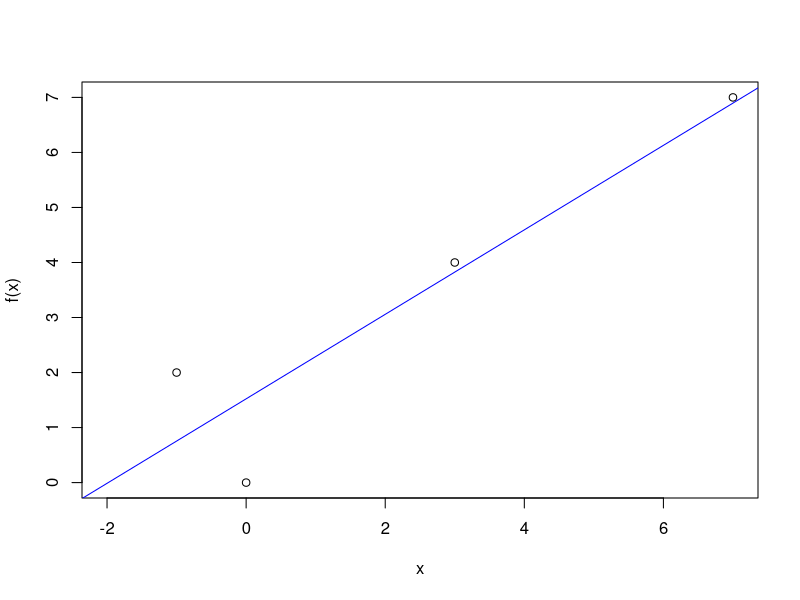
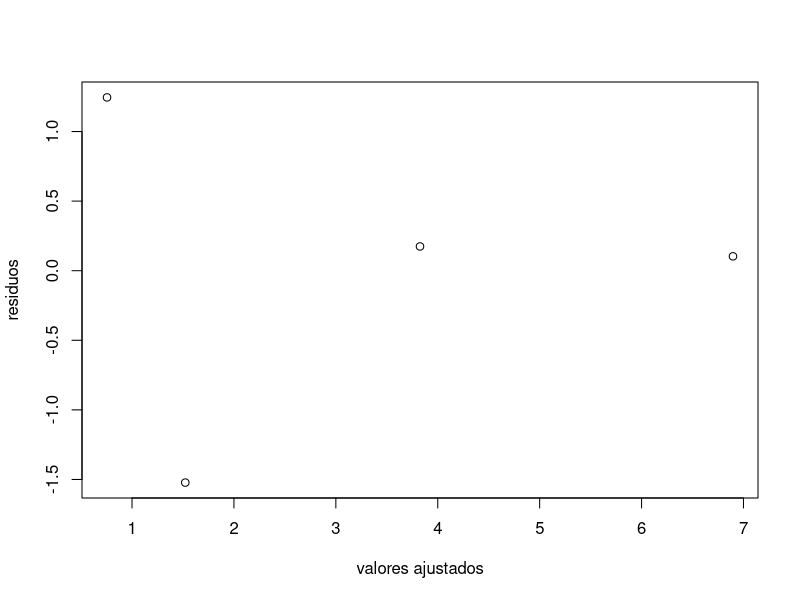
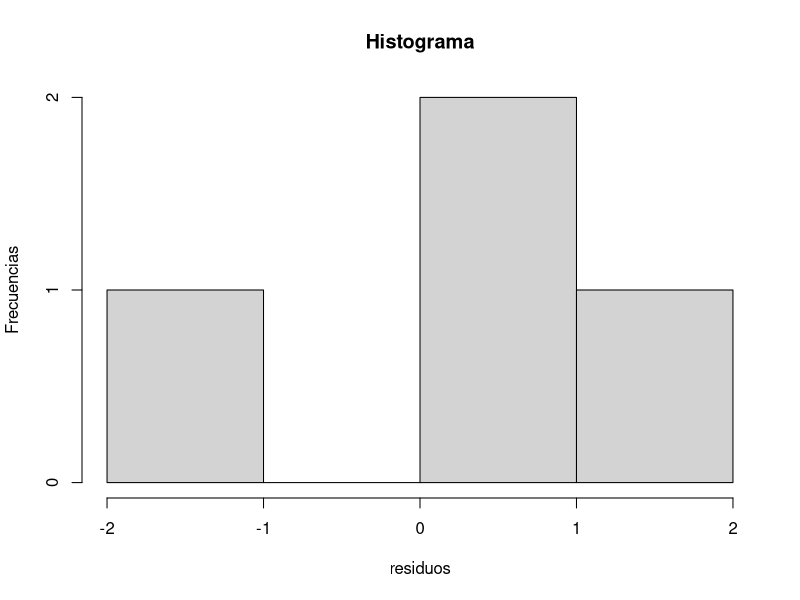
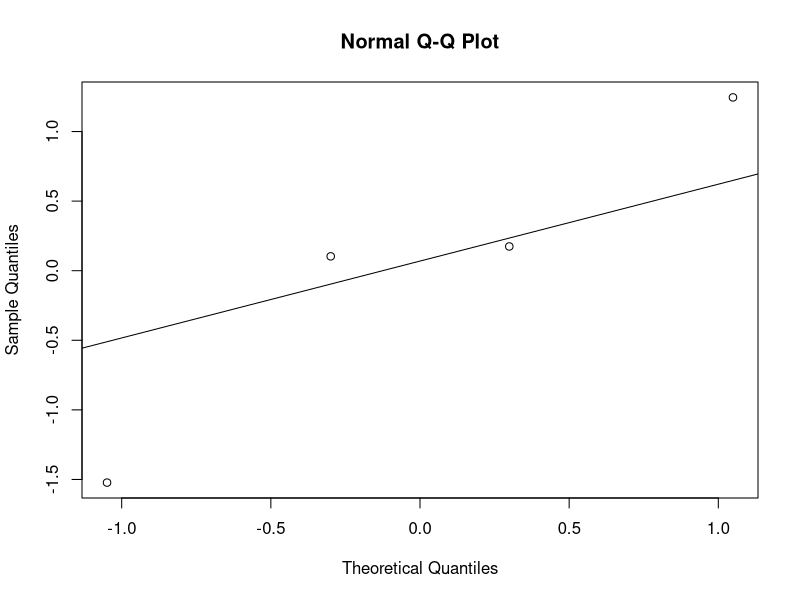
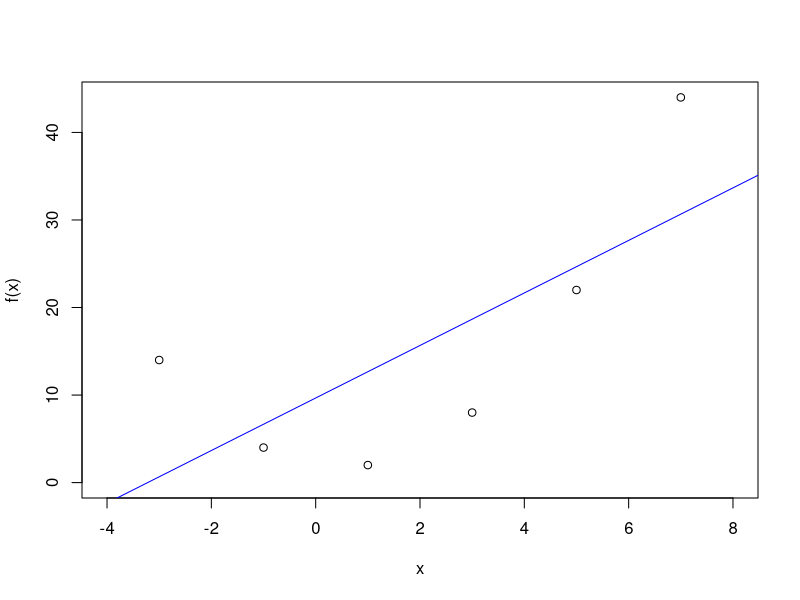
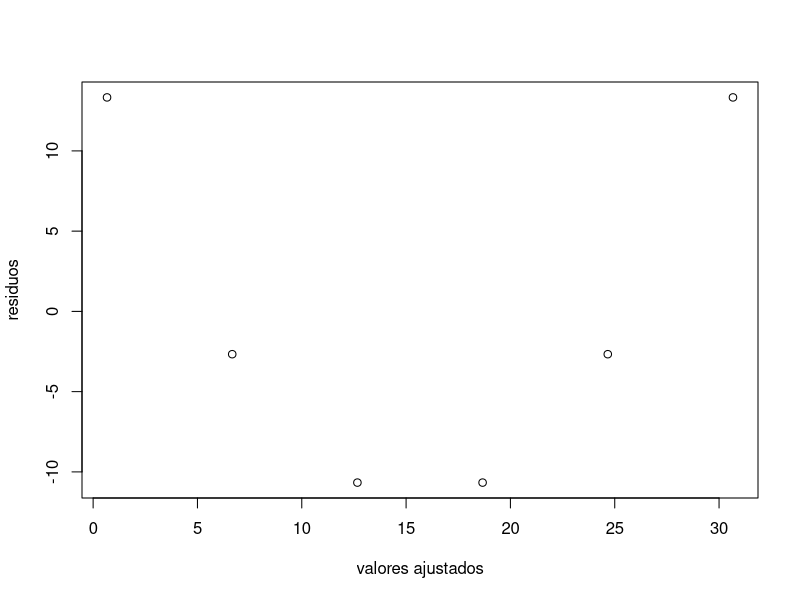
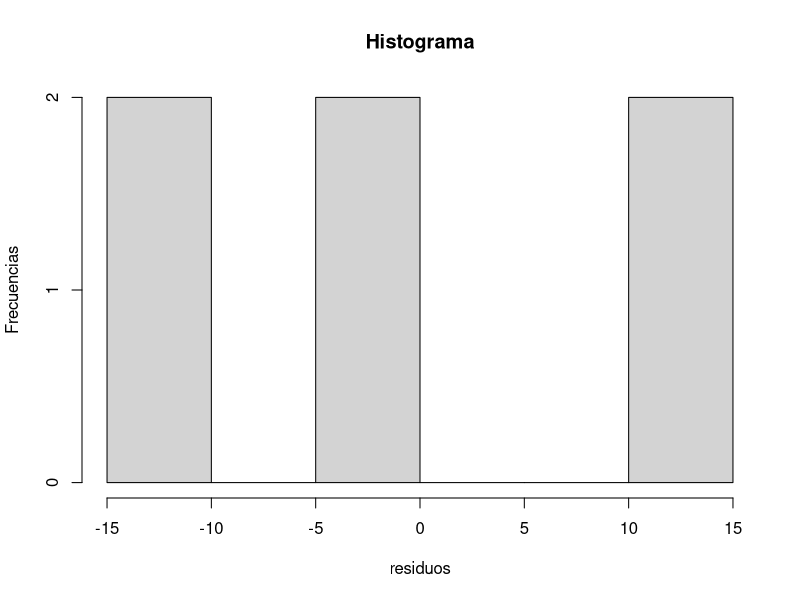
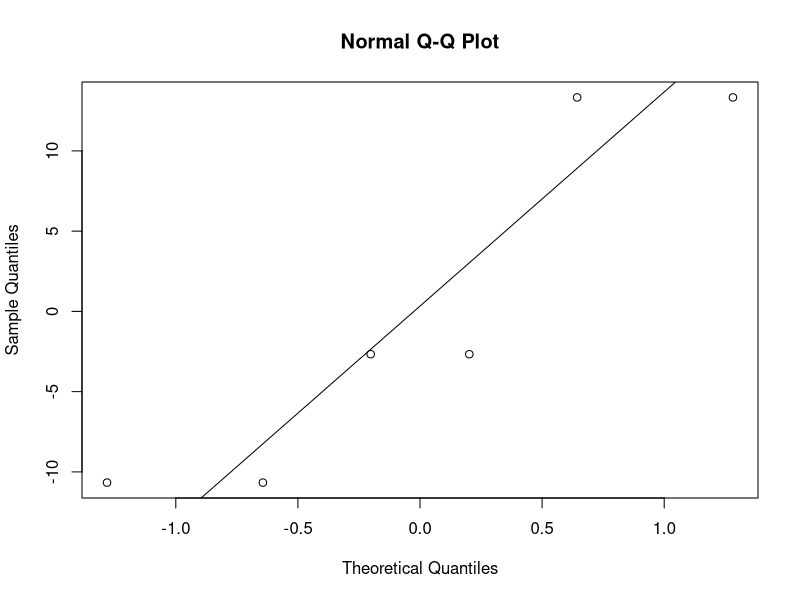

The R source for these figures, in order:

library(lmtest)

solveRegresion <- function(x, y, titlex, titley, v, xl, yl)
{
  data = data.frame(x, y)
  
  print(cor(data, method = "pearson"))   #coeficiente de correlacion lineal
  cor.test(x, y, method = "pearson")
  
  plot(x, y, xlab = titlex, ylab = titley, xlim = xl, ylim = yl)
  modelo_lineal = lm(y ~ x, data)
  abline(modelo_lineal, col = "blue")
  print(summary(modelo_lineal))
  
  #estimando los valores del vector v
  print(predict(object = modelo_lineal, newdata = data.frame(x = v), interval = "confidence", level = 0.95))

  residuos = modelo_lineal$residuals
  valores_ajustados= modelo_lineal$fitted.values
  
  #Analisis de los supuestos del modelo lineal
  
  #1- Independencia de los residuos
  print(dwtest(modelo_lineal))   #test Durbin-Watson
 
  #2-E[residuos] = 0
  print(summary(residuos))
  plot(valores_ajustados, residuos, xlab = "valores ajustados")
  
  #3- Varianza constante de los residuos(Homocedasticidad)
  print(bptest(modelo_lineal))
    
  #4- Distribucion Normal con media 0 y varianza constante
  hist(residuos, main = "Histograma", ylab = "Frecuencias")
    
  qqnorm(residuos)
  qqline(residuos)
    
  shapiro.test(residuos)
}

#############
#Ejercicio 1#
############# 
x1 = c(-1, 0, 3, 7)
fx1 = c(2, 0, 4, 7)
solveRegresion(x1, fx1, "x", "f(x)", c(1), c(-2, 7), c(0, 7) )
  
#############
#Ejercicio 2#
#############
x2 = c(-3, -1, 1, 3, 5, 7)
fx2 = c(14, 4, 2, 8, 22, 44)
solveRegresion(x2, fx2, "x", "f(x)", c(0, 2), c(-4, 8), c(0,44))

#############
#Ejercicio 3#
#############
cargas = c(200, 400, 500, 700, 900, 1000)
alargamientos = c(60, 120, 150, 210, 260, 290)
solveRegresion(cargas, alargamientos, "cargas(gramos)", "Alargamientos", c(0, 2), c(100, 1000), c(50, 300))







